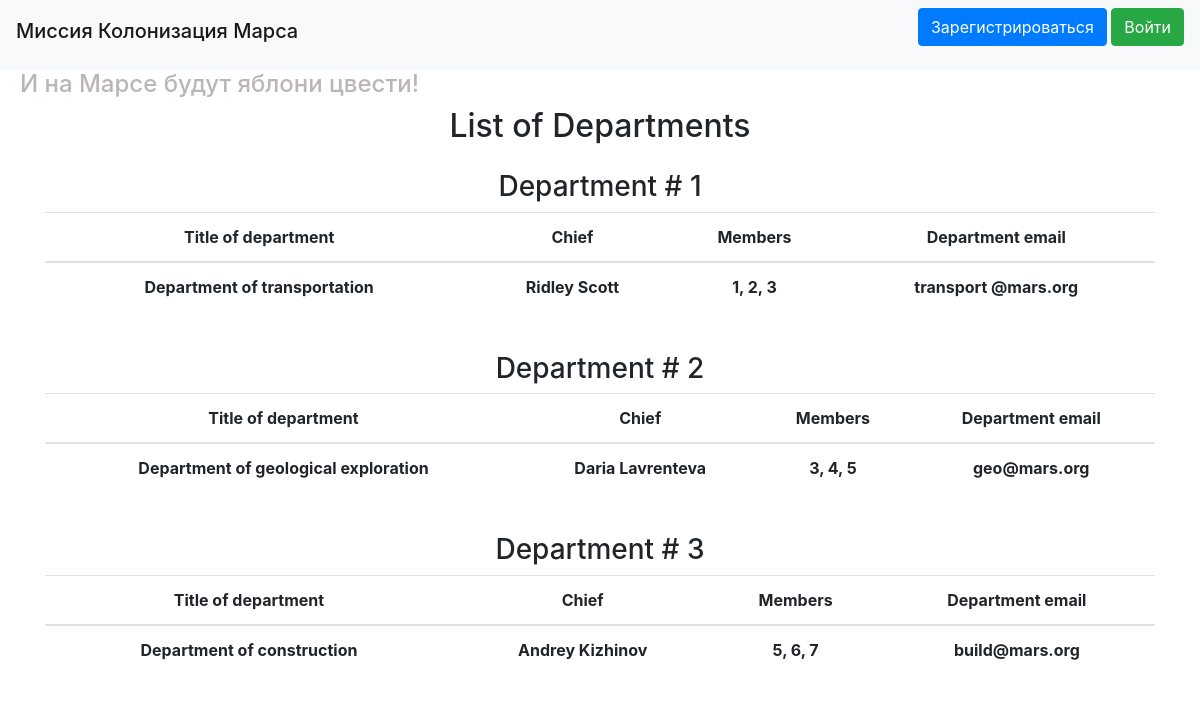
The page /departments on the database its author committed.
### data/users.py (models this page shows, shortened)
class User(SqlAlchemyBase, UserMixin,SerializerMixin):
    __tablename__ = 'users'
    id = sqlalchemy.Column(sqlalchemy.Integer, primary_key=True, autoincrement=True)
    surname = sqlalchemy.Column(sqlalchemy.String)
    name = sqlalchemy.Column(sqlalchemy.String)
    age = sqlalchemy.Column(sqlalchemy.Integer)
    position = sqlalchemy.Column(sqlalchemy.String)
    speciality = sqlalchemy.Column(sqlalchemy.String)
    address = sqlalchemy.Column(sqlalchemy.String)
    email = sqlalchemy.Column(sqlalchemy.String, unique=True)
    hashed_password = sqlalchemy.Column(sqlalchemy.String)
    modified_date = sqlalchemy.Column(sqlalchemy.DateTime, default=datetime.datetime.now)

### data/departments.py (models this page shows)
class Departments(SqlAlchemyBase, SerializerMixin):
    __tablename__ = 'departments'
    id = sqlalchemy.Column(sqlalchemy.Integer, primary_key=True, autoincrement=True)
    chief = sqlalchemy.Column(sqlalchemy.Integer, sqlalchemy.ForeignKey('users.id'))
    title = sqlalchemy.Column(sqlalchemy.String)
    members = sqlalchemy.Column(sqlalchemy.String)
    department_email = sqlalchemy.Column(sqlalchemy.String)

### app.py (the view)
@app.route("/departments")
def departments():
    db_sess = create_session()
    departs = [(db_sess.query(User).filter(User.id == depart.chief).first(), depart) for depart in
               db_sess.query(Departments).all()]
    return render_template("depart.html", departs=departs)

### data/db_session.py (called while the page is built)
def create_session() -> Session:
    global __factory
    return __factory()

### templates/depart.html (shortened to what this page needs)
{% extends 'base.html' %}
{% block style %}
    <link rel="stylesheet" type="text/css" href="{{ url_for('static', filename="/css/center.css") }}"/>
{% endblock %}
{% block content %}
    <h2 class="center">List of Departments</h2>
    {% for depart in departs %}
        <div class="table-responsive center indent">
            <h3>Department # {{ loop.index }}</h3>
            <table class="table align-middle">
                <thead>
                <tr>
                    <th>Title of department</th>
                    <th>Chief</th>
                    <th>Members</th>
                    <th>Department email</th>
                </tr>
                </thead>
                <tbody>
                <tr>
                    <th>
                        {{ depart[1].title }}
                    </th>
                    <th>
                        {{ depart[0].name }} {{ depart[0].surname }}
                    </th>
                    <th>
                        {{ depart[1].members }}
                    </th>
                    <th>
                        {{ depart[1].department_email }}
                    </th>
                </tr>
                </tbody>
            </table>
        </div>
    {% endfor %}
{% endblock %}

### static/css/center.css (style rules this page uses)
.center { text-align: center; }
.indent { margin-bottom: 25px; margin-top: 25px; }

### rows shown on the page
User: title "Department of transportation", name "Ridley", surname "Scott", members "1, 2, 3", department_email "transport @mars.org"
User: title "Department of geological exploration", name "Daria", surname "Lavrenteva", members "3, 4, 5", department_email "geo@mars.org"
User: title "Department of construction", name "Andrey", surname "Kizhinov", members "5, 6, 7", department_email "build@mars.org"
